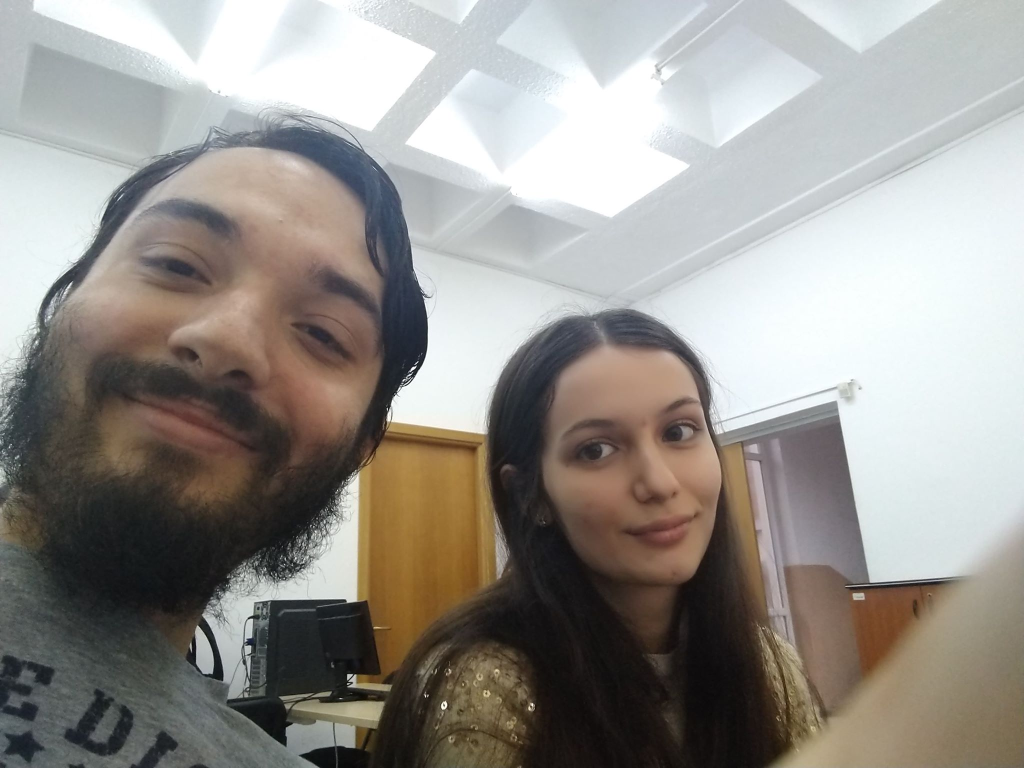
#> input picture py/pics/copii_frumosi.jpg, 2048 x 1536 px (shown at 1/2 size)
$ python main.py   (older library calls are emulated)
#> lines starting #> are read from the running program, lines starting #| are printed output that depends on the picture; long printed decimals are rounded
import scipy.ndimage as spimg
from scipy.misc import imsave
import glob
import os
import pywt
import numpy as np
from abc import abstractmethod
import numbers
from itertools import accumulate
import numpy.linalg as la


class WT():
    '''wavelet transform... under construction'''

    def __init__(self, shape, wavelet='db6', level=5, amplify=None):
        self.shape = shape
        self.wavelet = wavelet
        self.level = level
        self.cMat_shapes = []
        # build amplification vector of length 3*level
        if amplify is None:
            self.amplify = np.ones(3 * self.level + 1)
        else:
            self.amplify = amplify
        if isinstance(amplify, numbers.Number):
            self.amplify = np.ones(3 * self.level + 1)
            self.amplify[0] = amplify

    def __call__(self, image):
        coeffs = pywt.wavedec2(image, wavelet=self.wavelet, level=self.level)
        # print("COEFS ARE", len(coeffs),
        #       len(coeffs[0]), len(coeffs[1]),
        #       len(coeffs[2]), len(coeffs[2]))
        # format: [cAn, (cHn, cVn, cDn), ...,(cH1, cV1, cD1)] , n=level

        # to list of np.arrays
        # multiply with self.amplify[0] to have them more strongly weighted in compressions
        # tbd: implement others
        cMat_list = [coeffs[0]]

        # [17 lines of commented-out code are left out]


        for c in coeffs[1:]:
            # print("coefs", c)
            cMat_list = cMat_list + list(c)
        # memorize all shapes for inv
        #print(cMat_list)e shape dimension can be -1

        self.cMat_shapes = list(map(np.shape, cMat_list))
        print(self.cMat_shapes)

        # array vectorization
        vect = lambda array: np.array(array).reshape(-1)

        # store coeffcient matrices as vectors in list
        # cVec_list = map(vect,cMat_list)

        # apply amplification
        cVec_list = [vect(cMat_list[j]) * self.amplify[j] for j in range(3 * self.level + 1)]

        return np.concatenate(cVec_list)

    def inv(self, wavelet_vector):
        '''Inverse WT
            cVec_list: vector containing all wavelet coefficients as vectrized in __call__'''

        # check if shapes of the coefficient matrices are known
        if self.cMat_shapes == []:
            print("Call WT first to obtain shapes of coefficient matrices")
            return None

        cVec_shapes = list(map(np.prod, self.cMat_shapes))

        print("CVEC SHAPES", cVec_shapes)

        split_indices = list(accumulate(cVec_shapes))

        print("SPLIT INDICES", split_indices)

        cVec_list = np.split(wavelet_vector, split_indices)

        # reverse amplification
        cVec_list = [cVec_list[j] / self.amplify[j] for j in range(3 * self.level + 1)]

        # back to level format
        coeffs = [np.reshape(cVec_list[0], self.cMat_shapes[0])]
        for j in range(self.level):
            triple = cVec_list[3 * j + 1:3 * (j + 1) + 1]
            triple = [np.reshape(triple[i], self.cMat_shapes[1 + 3 * j + i])
                      for i in range(3)]
            coeffs = coeffs + [tuple(triple)]

        return pywt.waverec2(coeffs, wavelet=self.wavelet)


class hardTO(object):
    '''Hard thresholding operator:
            takes vector x, returns hard thresholded vector'''

    def __init__(self, sparsity):
        '''s: sparsity (integer number)'''
        self.s = int(sparsity)

    def __call__(self, x):
        x[cL(self.s, x)] = 0
        return x

def cL(s,x):
    '''returns n-s abs-smallest indices of vector x'''
    print("X primit este", x)
    ns = len(x)-s
    return np.argpartition(abs(x),ns)[:ns]

def compress(T, TO, image):
    '''returns compressed image by appyling thresholding to coeffcients in dictionary T:
    T: transformation taking image to vector, subclass of AbstractOperator
    thresholding = (H,thresholding_parameter):
        H(v,thresholding_parameter) gives a vector for a vector v
    image: matrix of black-white values'''
    x = T(image)
    x = TO(x)
    Cimage = T.inv(x)
    # print error
    rel_error = la.norm(Cimage-image,'fro')/la.norm(image,'fro')
    print("Relative compression error: {}".format( rel_error ))
    return Cimage

pic_file = "./pics/copii_frumosi.jpg"

Xorig = spimg.imread(pic_file, flatten=True, mode='L')
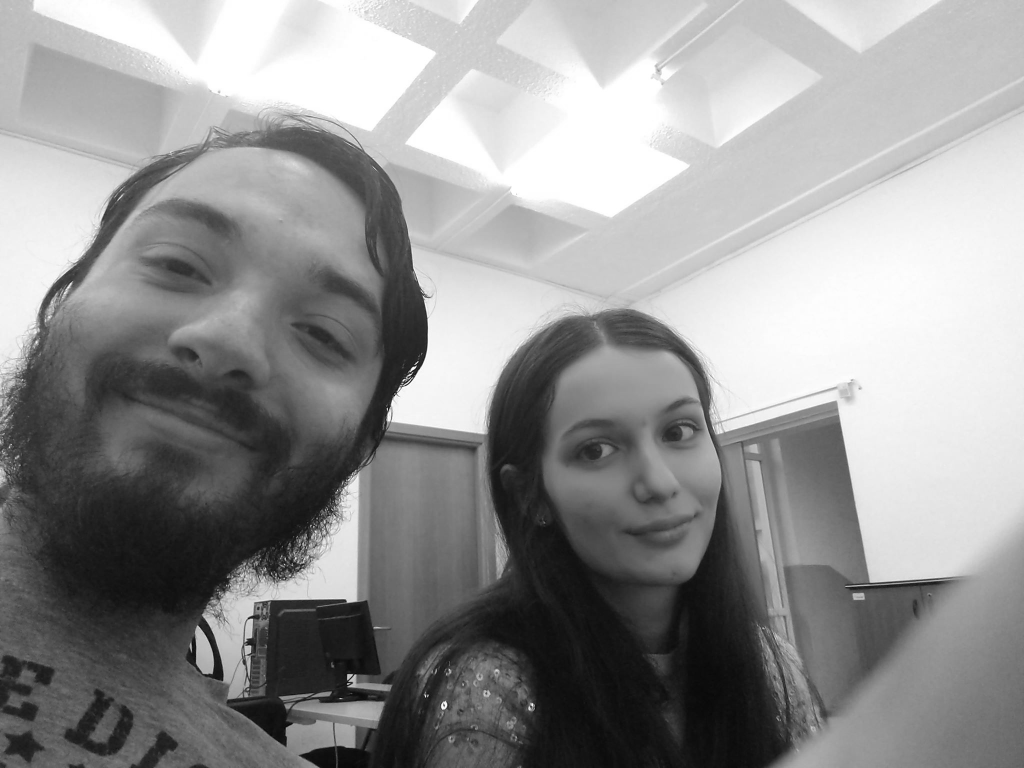
#> Xorig: shape (1536, 2048) float32 (shown at 1/2 size); min 0.228, max 255, mean 147.5

print(Xorig[0:49][0:49])
#> (printed output is left out)

imsave("./pics/original.jpg", Xorig)

x = pywt.wavedec2(Xorig, wavelet='db1', level=1)
#> x = 2 items

# TODO: remove
# print("Length:", len(x))
# print(x[0].shape)
# print("The wavelet decomposition: ", x)

# # Genereaza o serie ortonormata pentru imaginea data, folosind transformarea wavelet
# # Cum un wavelet defineste baza ortonormata a unui spatiu Hilbert, obtin fix baza de care am nevoie
# # https://en.wikipedia.org/wiki/Wavelet_transform
# Xorig = pywt.waverec2(x, wavelet='db1')
# # Inverse wavelet transform
#
shape = Xorig.shape
#> shape = (1536, 2048)

# # TODO: remove
# print("SHAPE IS", shape)

n = np.prod(shape)
#> n = 3145728

# TODO: remove
# print("SHAPE IS", n)

L = 3
amp = np.linspace(1,.5,L)


amp = np.kron(amp, np.ones(3) )


amp = np.insert(amp,0, 10 ) #prepend (position 0)


# print("amp: ", amp)

#
# # Alegere parametrii wavelet
T = WT(shape, wavelet='db6',level=L, amplify=amp)
#
# print("T: ", T.shape, " ", T.wavelet, " ", T.level, " ",
#       T.cMat_shapes, " ", T.amplify)

#
# # Alege cu norma l1 (the magic of l1)
s = int( np.prod(shape)/20 )
#> s = 157286

# print("S: " , np.prod(shape), s)

TO = hardTO(s)
#
# # compression test
cXorig = compress(T,TO,Xorig)
#> in __call__, `coeffs = pywt.wavedec2(image, wavelet=self.wavelet, level=self.level)`: coeffs = 4 items
#> the loop in __call__, `for c in coeffs[1:]: # print("coefs", c)` made 3 passes
#> in __call__, `self.cMat_shapes = list(map(np.shape, cMat_list))`: self.cMat_shapes = [(201, 265), (201, 265), (201, 265), (201, 265), (392, 520), (392, 520), (392, 520), (773, 1029), (773, 1029), (773, 1029)]
#| [(201, 265), (201, 265), (201, 265), (201, 265), (392, 520), (392, 520), (392, 520), (773, 1029), (773, 1029), (773, 1029)]
#> in __call__, `cVec_list = [vect(cMat_list[j]) * self.amplify[j] for j in range(3 * s..`: cVec_list = 10 items
#> in inv, `cVec_shapes = list(map(np.prod, self.cMat_shapes))`: cVec_shapes = [53265, 53265, 53265, 53265, 203840, 203840, 203840, 795417, 795417, 795417]
#| CVEC SHAPES [53265, 53265, 53265, 53265, 203840, 203840, 203840, 795417, 795417, 795417]
#> in inv, `split_indices = list(accumulate(cVec_shapes))`: split_indices = [53265, 106530, 159795, 213060, 416900, 620740, 824580, 1619997, 2415414, 3210831]
#| SPLIT INDICES [53265, 106530, 159795, 213060, 416900, 620740, 824580, 1619997, 2415414, 3210831]
#> in inv, `cVec_list = np.split(wavelet_vector, split_indices)`: cVec_list = 11 items
#> in inv, `cVec_list = [cVec_list[j] / self.amplify[j] for j in range(3 * self.le..`: cVec_list = 10 items
#> in compress, `rel_error = la.norm(Cimage-image,'fro')/la.norm(image,'fro')`: rel_error = 0.00819
#| Relative compression error: 0.008193
#
# imsave("./pics/original.jpg", Xorig)
# imsave("./pics/original_reconstruit.jpg", cXorig)

$ run again, with py/pics/pisica_urata.jpg copied over py/pics/copii_frumosi.jpg
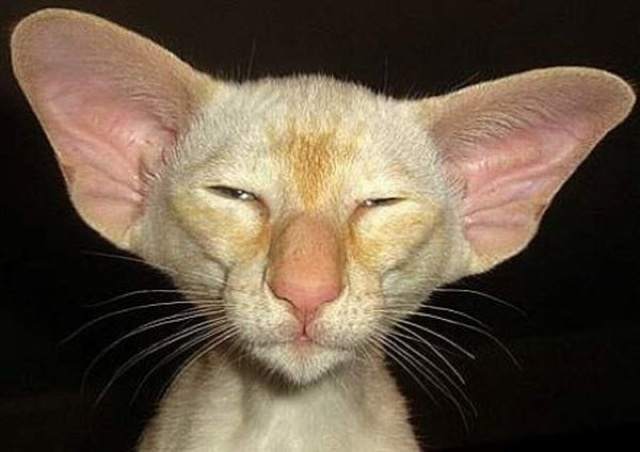
#> input picture py/pics/pisica_urata.jpg, 640 x 452 px
#> `Xorig = spimg.imread(pic_file, flatten=True, mode='L')`:
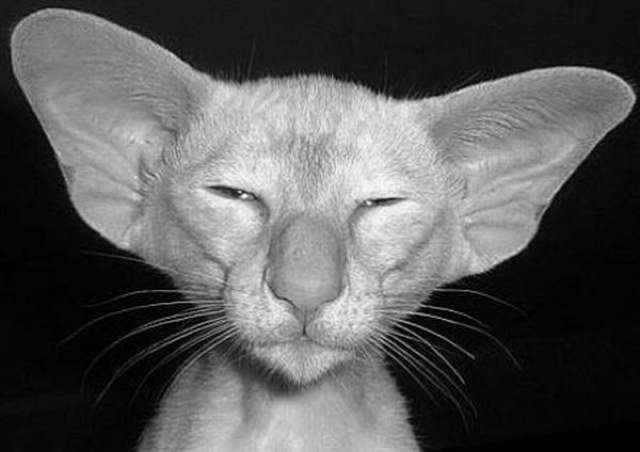
#> Xorig: shape (452, 640) float32; min 0, max 250.7, mean 87.5
#> (printed output is left out)
#> x = 2 items
#> in __call__, `coeffs = pywt.wavedec2(image, wavelet=self.wavelet, level=self.level)`: coeffs = 4 items
#> the loop in __call__, `for c in coeffs[1:]: # print("coefs", c)` made 3 passes
#> self.cMat_shapes = [(66, 89), (66, 89), (66, 89), (66, 89), (121, 168), (121, 168), (121, 168), (231, 325), (231, 325), (231, 325)]
#| [(66, 89), (66, 89), (66, 89), (66, 89), (121, 168), (121, 168), (121, 168), (231, 325), (231, 325), (231, 325)]
#> in __call__, `cVec_list = [vect(cMat_list[j]) * self.amplify[j] for j in range(3 * s..`: cVec_list = 10 items
#> cVec_shapes = [5874, 5874, 5874, 5874, 20328, 20328, 20328, 75075, 75075, 75075]
#| CVEC SHAPES [5874, 5874, 5874, 5874, 20328, 20328, 20328, 75075, 75075, 75075]
#> split_indices = [5874, 11748, 17622, 23496, 43824, 64152, 84480, 159555, 234630, 309705]
#| SPLIT INDICES [5874, 11748, 17622, 23496, 43824, 64152, 84480, 159555, 234630, 309705]
#> in inv, `cVec_list = np.split(wavelet_vector, split_indices)`: cVec_list = 11 items
#> in inv, `cVec_list = [cVec_list[j] / self.amplify[j] for j in range(3 * self.le..`: cVec_list = 10 items
#> rel_error = 0.0369
#| Relative compression error: 0.03692
